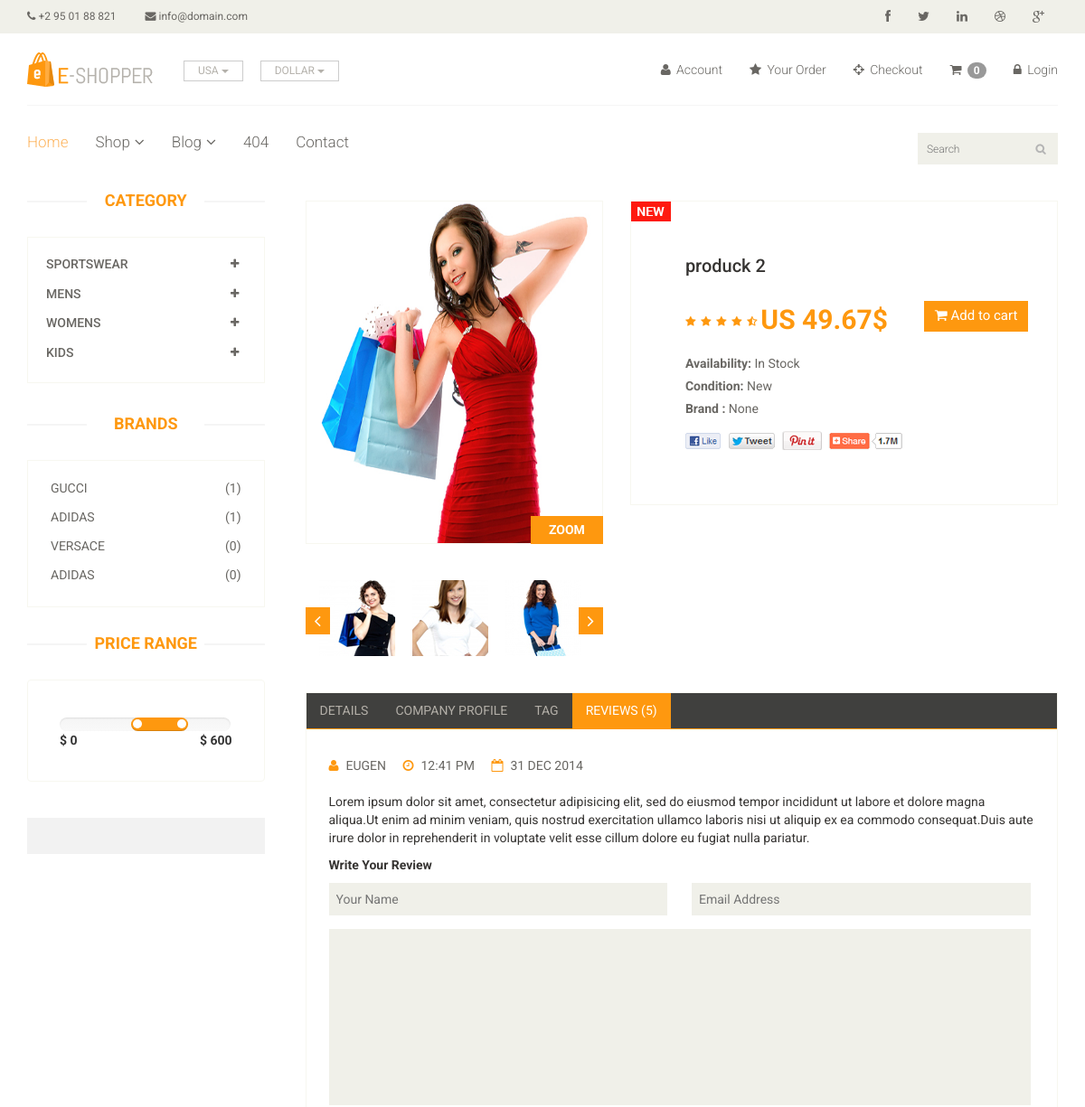
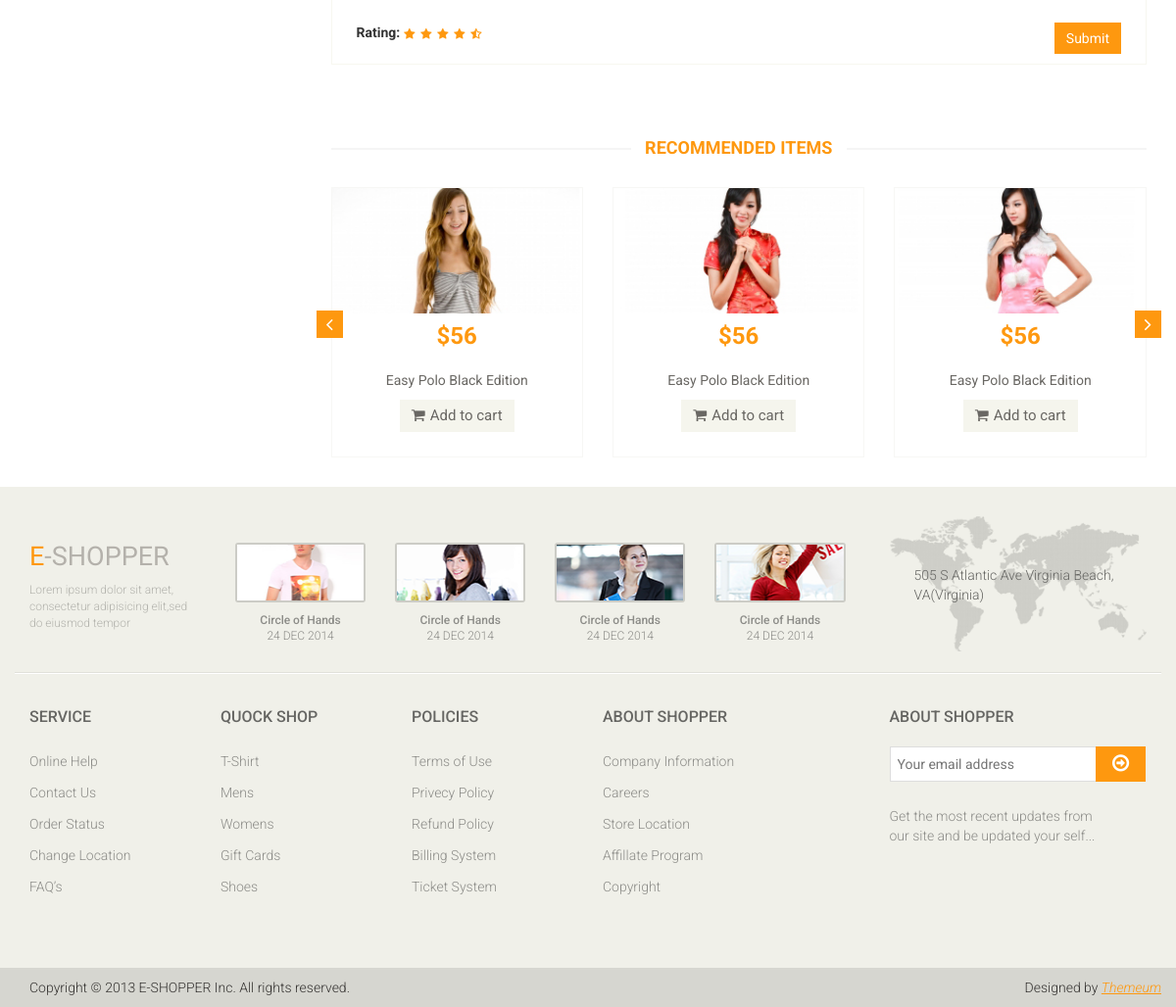
Screenshot of /product_detail/2 with the database file from the repository (2 pictures, top to bottom).
### shopping/models.py (models this page shows, shortened)
class Category(models.Model):
    name=models.CharField(max_length=150)

class Brand(models.Model):
    name=models.CharField(max_length=100)

class Product(models.Model):
    name=models.CharField(max_length=100)
    brand=models.ForeignKey(Brand,on_delete=models.CASCADE,null=True)
    image=models.ImageField(upload_to='ecommerce/image')
    date=models.DateTimeField(auto_now_add=True)
    price=models.DecimalField(max_digits = 10, decimal_places = 2)
    category=models.ForeignKey(Category,on_delete=models.CASCADE,null=False,default='')
    sub_category=models.ForeignKey(Sub_Category,on_delete=models.CASCADE,null=False,default='')

### shopping/views.py (the view)
# urls.py: path('product_detail/<int:id>',product_detail,name='product_detail'),
def product_detail(request , id):
    product=Product.objects.filter(id = id).first()
    category=Category.objects.all()
    brand=Brand.objects.all()
    context ={
        'product': product,
        'category': category,
        'brand':brand,
    }
    return render(request,'product_detail.html',context)

### templates/product_detail.html (shortened to what this page needs)
{% extends 'base.html' %}
{% block content %}
<section>
 <div class="container">
  <div class="row">
   <div class="col-sm-3">
    <div class="left-sidebar">
     <h2>Category</h2>
     <div class="panel-group category-products" id="accordian">
      {% for cate in category %}
      <div class="panel panel-default">
       <div class="panel-heading">
        <h4 class="panel-title">
         <a data-toggle="collapse" data-parent="#accordian" href="#{{ cate.id }}">
          <span class="badge pull-right"><i class="fa fa-plus"></i></span>
          {{ cate.name}}
         </a>
        </h4>
       </div>
      </div>
      {% endfor %}
     </div>
     <div class="brands_products">
      <h2>Brands</h2>
      <div class="brands-name">
       <ul class="nav nav-pills nav-stacked">
        {% for i in brand %}
        <li><a href="/?brand={{ i.id }}"> <span class="pull-right">({{i.product_set.count}})</span>{{i.name}}</a></li>
        {% endfor %}
       </ul>
      </div>
     </div>
     <div class="price-range">
      <h2>Price Range</h2>
      <div class="well">
        <input type="text" class="span2" value="" data-slider-min="0" data-slider-max="600" data-slider-step="5" data-slider-value="[250,450]" id="sl2" ><br />
        <b>$ 0</b> <b class="pull-right">$ 600</b>
      </div>
     </div>
     <div class="shipping text-center">
     </div>
    </div>
   </div>
   <div class="col-sm-9 padding-right">
    <div class="product-details">
     <div class="col-sm-5">
      <div class="view-product">
       <img src="{{ product.image.url }}" alt="" />
       <h3>ZOOM</h3>
      </div>
      <div id="similar-product" class="carousel slide" data-ride="carousel">
           <div class="carousel-inner">
         <div class="item active">
           <a href=""><img src="/static/images/product-details/similar1.jpg" alt=""></a>
           <a href=""><img src="/static/images/product-details/similar2.jpg" alt=""></a>
           <a href=""><img src="/static/images/product-details/similar3.jpg" alt=""></a>
         </div>
        </div>
         <a class="left item-control" href="#similar-product" data-slide="prev">
        <i class="fa fa-angle-left"></i>
         </a>
         <a class="right item-control" href="#similar-product" data-slide="next">
        <i class="fa fa-angle-right"></i>
         </a>
      </div>
     </div>
     <div class="col-sm-7">
      <div class="product-information">
       <img src="images/product-details/new.jpg" class="newarrival" alt="" />
       <h2>{{ product.name }}</h2>
       <img src="images/product-details/rating.png" alt="" />
       <span>
        <span>US {{product.price}}$</span>
        <a href="{% url 'cart_add' product.id %}" class="btn btn-fefault cart">
         <i class="fa fa-shopping-cart"></i>
         Add to cart
        </a>
       </span>
       <p><b>Availability:</b> In Stock</p>
       <p><b>Condition:</b> New</p>
       <p><b>Brand : </b>{{product.brand}}</p>
       <a href=""><img src="images/product-details/share.png" class="share img-responsive"  alt="" /></a>
      </div>
     </div>
    </div>
    <div class="category-tab shop-details-tab">
     <div class="col-sm-12">
      <ul class="nav nav-tabs">
       <li><a href="#details" data-toggle="tab">Details</a></li>
       <li><a href="#companyprofile" data-toggle="tab">Company Profile</a></li>
       <li><a href="#tag" data-toggle="tab">Tag</a></li>
       <li class="active"><a href="#reviews" data-toggle="tab">Reviews (5)</a></li>
      </ul>
     </div>
     <div class="tab-content">
      <div class="tab-pane fade active in" id="reviews" >
       <div class="col-sm-12">
        <ul>
         <li><a href=""><i class="fa fa-user"></i>EUGEN</a></li>
         <li><a href=""><i class="fa fa-clock-o"></i>12:41 PM</a></li>
         <li><a href=""><i class="fa fa-calendar-o"></i>31 DEC 2014</a></li>
        </ul>
        <p>Lorem ipsum dolor sit amet, consectetur adipisicing elit, sed do eiusmod tempor incididunt ut labore et dolore magna aliqua.Ut enim ad minim veniam, quis nostrud exercitation ullamco laboris nisi ut aliquip ex ea commodo consequat.Duis aute irure dolor in reprehenderit in voluptate velit esse cillum dolore eu fugiat nulla pariatur.</p>
        <p><b>Write Your Review</b></p>
        <form action="#">
         <span>
          <input type="text" placeholder="Your Name"/>
          <input type="email" placeholder="Email Address"/>
         </span>
         <textarea name="" ></textarea>
         <b>Rating: </b> <img src="images/product-details/rating.png" alt="" />
         <button type="button" class="btn btn-default pull-right">
          Submit
         </button>
        </form>
       </div>
      </div>
     </div>
    </div>
    <div class="recommended_items">
     <h2 class="title text-center">recommended items</h2>
     <div id="recommended-item-carousel" class="carousel slide" data-ride="carousel">
      <div class="carousel-inner">
       <div class="item active">
        <div class="col-sm-4">
         <div class="product-image-wrapper">
          <div class="single-products">
           <div class="productinfo text-center">
            <img src="images/home/recommend1.jpg" alt="" />
            <h2>$56</h2>
            <p>Easy Polo Black Edition</p>
            <button type="button" class="btn btn-default add-to-cart"><i class="fa fa-shopping-cart"></i>Add to cart</button>
           </div>
          </div>
         </div>
        </div>
        <div class="col-sm-4">
         <div class="product-image-wrapper">
          <div class="single-products">
           <div class="productinfo text-center">
            <img src="images/home/recommend2.jpg" alt="" />
            <h2>$56</h2>
            <p>Easy Polo Black Edition</p>
            <button type="button" class="btn btn-default add-to-cart"><i class="fa fa-shopping-cart"></i>Add to cart</button>
           </div>
          </div>
         </div>
        </div>
        <div class="col-sm-4">
         <div class="product-image-wrapper">
          <div class="single-products">
           <div class="productinfo text-center">
            <img src="images/home/recommend3.jpg" alt="" />
            <h2>$56</h2>
            <p>Easy Polo Black Edition</p>
            <button type="button" class="btn btn-default add-to-cart"><i class="fa fa-shopping-cart"></i>Add to cart</button>
           </div>
          </div>
         </div>
        </div>
       </div>
      </div>
       <a class="left recommended-item-control" href="#recommended-item-carousel" data-slide="prev">
       <i class="fa fa-angle-left"></i>
        </a>
        <a class="right recommended-item-control" href="#recommended-item-carousel" data-slide="next">
       <i class="fa fa-angle-right"></i>
        </a>
     </div>
    </div>
   </div>
  </div>
 </div>
</section>
{% endblock %}

### rows the page displays
Category: name "SPORTSWEAR"
Category: name "MENS"
Category: name "WOMENS"
Category: name "KIDS"
Brand: product_set.count "1", name "GUCCI"
Brand: product_set.count "1", name "ADIDAS"
Brand: product_set.count "0", name "VERSACE"
Brand: product_set.count "0", name "ADIDAS"
Product: image (picture), name "produck 2", price "49.67", brand "None"

### other values shown
{{ request.session.cart|length }} "0"
